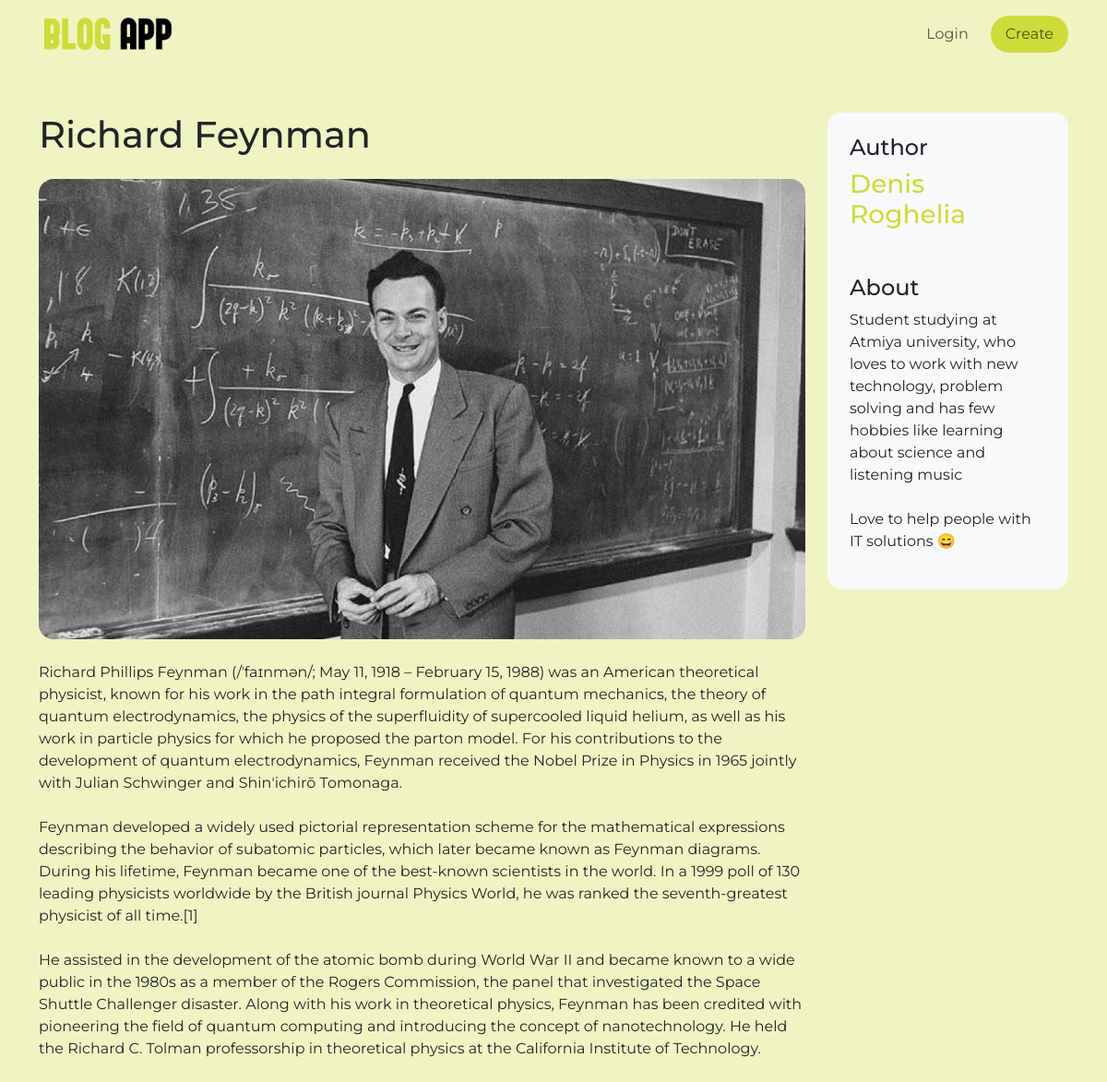
The app's page /blog/4/ with its own data.
### blogs/models.py (models this page shows, shortened)
class Blog(models.Model):
	id    = models.AutoField(primary_key=True)
	user  = models.ForeignKey(User, on_delete=models.CASCADE)
	cover = models.ImageField(upload_to="uploads/")
	title = models.CharField(max_length=50)
	pub_date = models.DateField(auto_now=True)
	body  = models.TextField()
	def get_blog_by_id(_id):
		blog = Blog.objects.get(id=_id)
		return blog

class User(models.Model):
	id    = models.AutoField(primary_key=True)
	fname = models.CharField(max_length=20)
	lname = models.CharField(max_length=20)
	email = models.EmailField()
	about = models.TextField()
	password = models.CharField(max_length=16)

### blogs/views.py (the view)
# urls.py: path('blog/<int:id>/', views.blog, name="blog"),
def blog(request, id):
	context = {
		'blog': Blog.get_blog_by_id(id),
	}
	return render(request, "blog.html", context)

### blogs/templates/blog.html
{% extends 'base.html' %}
{% block content %}
<div class="row">
	<div class="col-12 col-lg-9" style="overflow: auto;">
		<h1 class="mb-4">{{ blog.title }}</h1>
		<img class="rounded-4 mb-4" style="max-width: 100%;" src="{{ blog.cover.url }}">
		<p>{{ blog.body|linebreaksbr }}</p>
	</div>
	<div class="col-12 col-lg-3">
		<div class="bg-light p-4 rounded-4">
			<h4 class="mb-2">Author</h4>
			<h3 class="mb-5" style="color: #cddc39;">{{ blog.user.fname }} {{ blog.user.lname }}</h3>
			<h4 class="mb-2">About</h4>
			<p>{{ blog.user.about|linebreaksbr }}</p>
		</div>
	</div>
</div>
{% endblock %}

### records on screen
Blog: title "Richard Feynman", cover (picture), body "Richard Phillips Feynman (/ˈfaɪnmən/; May 11, 1918 – February 15, 1988) was an American theoretical physicist, known for his work in the path integral formulation of quantum mechanics, the theory of quantum electrodynamics, the physics of the superfluidity of supercooled liquid helium, as well as his work in particle physics for which he proposed the parton model. For his contributions to the development of quantum electrodynamics, Feynman received the Nobel Prize in Physics in 1965 jointly with Julian Schwinger and Shin'ichirō Tomonaga. Feynman developed a widely used pictorial representation scheme for the mathematical expressions describing the behavior of subatomic particles, which…", user.fname "Denis", user.lname "Roghelia", user.about "Student studying at Atmiya university, who loves to work with new technology, problem solving and has few hobbies like learning about science and listening music Love to help people with IT solutions 😄"
